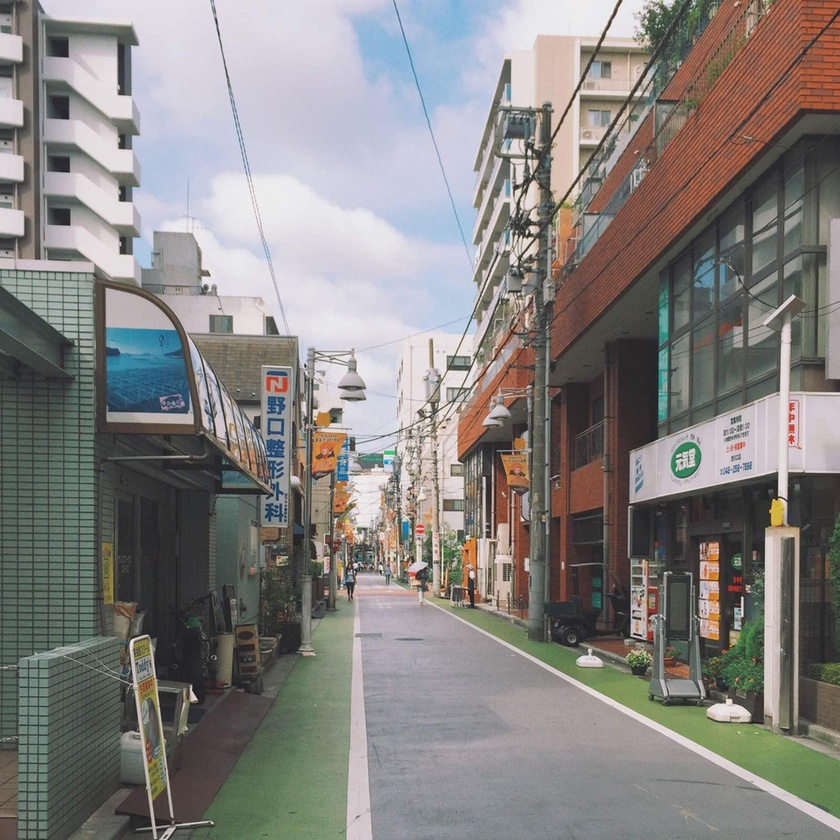
#> input picture styletransfer/animation/90.jpg, 840 x 840 px, shrunk from 1024 x 1024 before the run
$ python animation.py   (older library calls are emulated)
#> lines starting #> are read from the running program, lines starting #| are printed output that depends on the picture; after the words box and inside, x2 and y2 are one past the last pixel; in counts of white or black regions, pixels touching at a corner belong together
#> further down, image is the input picture: shape (840, 840, 3); mean B, G, R 128.1, 130.4, 133.3
import cv2
import numpy as np
import math

def zmMinFilterGray(src, r=7):
    '''''最小值滤波，r是滤波器半径'''
    return cv2.erode(src,np.ones((2*r-1,2*r-1)))

def guidedfilter(I, p, r, eps):
    '''''引导滤波，直接参考网上的matlab代码'''
    height, width = I.shape
    m_I = cv2.boxFilter(I, -1, (r,r))
    m_p = cv2.boxFilter(p, -1, (r,r))
    m_Ip = cv2.boxFilter(I*p, -1, (r,r))
    cov_Ip = m_Ip-m_I*m_p

    m_II = cv2.boxFilter(I*I, -1, (r,r))
    var_I = m_II-m_I*m_I

    a = cov_Ip/(var_I+eps)
    b = m_p-a*m_I

    m_a = cv2.boxFilter(a, -1, (r,r))
    m_b = cv2.boxFilter(b, -1, (r,r))
    return m_a*I+m_b

def get_mean_and_std(img):
	x_mean, x_std = cv2.meanStdDev(img)
	x_mean = np.hstack(np.around(x_mean, 2))
	x_std = np.hstack(np.around(x_std, 2))
	return x_mean, x_std

def color_transfer(sc):
	sc = cv2.cvtColor(sc, cv2.COLOR_BGR2LAB)
	s_mean, s_std = get_mean_and_std(sc)
	t_mean, t_std = np.array([175.15,132.56,114.29]),np.array([45.69,11.05,17.46])
	st = (s_mean / t_mean) ** 1.5
	img_n = ((sc-s_mean)*(t_std/s_std))+t_mean
	np.putmask(img_n, img_n > 255, 255)
	np.putmask(img_n, img_n < 0, 0)
	dst = cv2.cvtColor(cv2.convertScaleAbs(img_n), cv2.COLOR_LAB2BGR)
	return dst

def color_matching(img,dark):
    dark = dark / 255
    img = img.copy()
    img = color_transfer(img)
    return img

def clean_noise(img,threshold=32):
    contours,_ = cv2.findContours(img, cv2.RETR_TREE, cv2.CHAIN_APPROX_SIMPLE)
    n = len(contours)  # 轮廓的个数
    cv_contours = []
    for contour in contours:
        area = cv2.contourArea(contour)
        if area >= threshold:
            cv_contours.append(contour)
    cv2.fillPoly(img, cv_contours, (255, 255, 255))
    return img

def animation(image):
    cv2.imwrite('dark.png',np.min(image,2))
    dark_channel = zmMinFilterGray(np.min(image,2),7)
    cv2.imwrite('dark_channel.png', dark_channel)
    dark_blur = cv2.blur(dark_channel,(15,15))
    dark_blur = cv2.bilateralFilter(dark_blur,0,100,15)
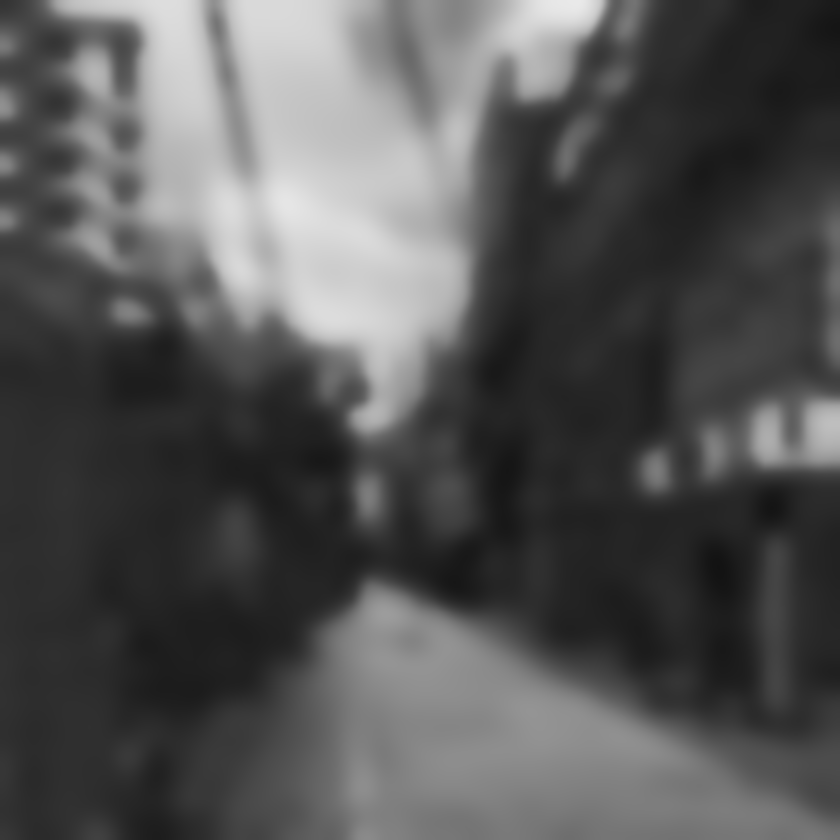
#> dark_blur: shape (840, 840); min 18, max 233, mean 84.8
    cv2.imwrite('dark_blur.png', dark_blur)
    # [5 lines of commented-out code are left out]
    color = image.copy()
    image = cv2.cvtColor(image,cv2.COLOR_BGR2GRAY)
#> image: shape (840, 840)
    # for _ in range(3):
    #     color = cv2.bilateralFilter(color,9,17,17)
    color = cv2.pyrMeanShiftFiltering(color,30,30)
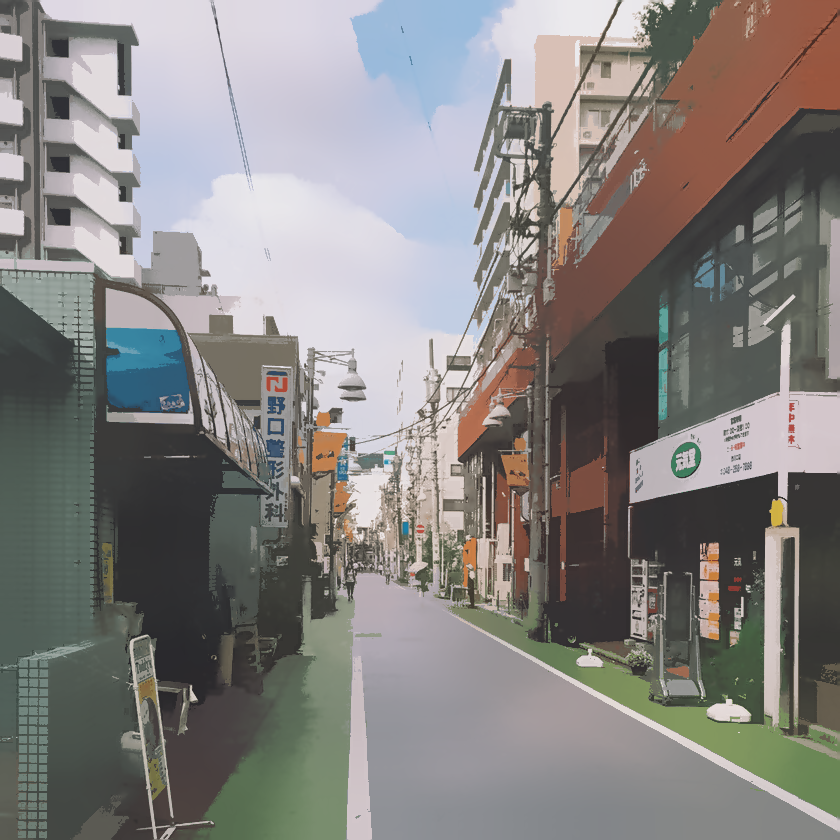
#> color: shape (840, 840, 3); mean B, G, R 128.1, 130.1, 132.8
    tone = color_matching(color,dark_blur)
#> in color_transfer, `sc = cv2.cvtColor(sc, cv2.COLOR_BGR2LAB)`: sc: shape (840, 840, 3); mean of channels 0, 1, 2 137.3, 128.9, 129.9
#> in get_mean_and_std, `x_mean, x_std = cv2.meanStdDev(img)`: x_mean = [137.3, 128.9, 129.9]; x_std = [57.29, 6.74, 8.54]
#> in color_transfer, `s_mean, s_std = get_mean_and_std(sc)`: s_mean = [137.3, 128.9, 129.9]; s_std = [57.29, 6.74, 8.54]
#> in color_transfer, `st = (s_mean / t_mean) ** 1.5`: st = [0.694, 0.959, 1.21]
#> in color_transfer, `img_n = ((sc-s_mean)*(t_std/s_std))+t_mean`: img_n: shape (840, 840, 3) float64; mean of channels 0, 1, 2 175.2, 132.6, 114.3
    kernel = np.array([[1,0],
                       [0,-1]])
    threshold = 230
    image = cv2.GaussianBlur(image,(1,1),3)
    res1 = cv2.filter2D(image,-1,kernel)
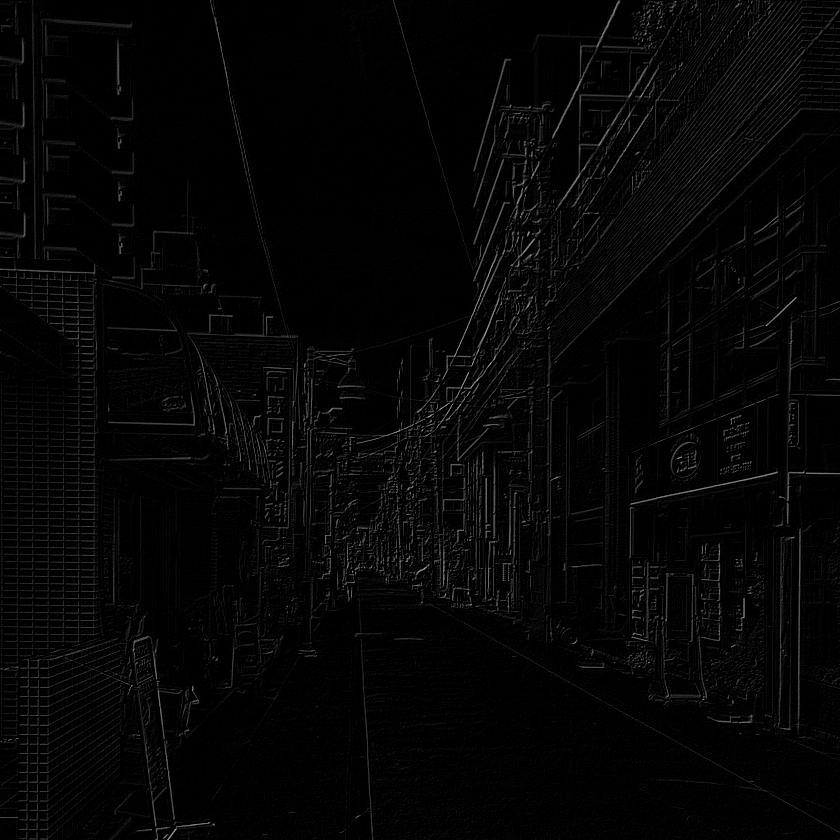
#> res1: shape (840, 840); min 0, max 172, mean 5.4
    res2 = cv2.filter2D(image,-1,kernel.T)
    res = 255 - np.clip(res1+res2,0,255)
    # res[np.where(res<=threshold)] = 0
    res[np.where(res>threshold)] = 255
    ret, binary = cv2.threshold(res,240,255,cv2.THRESH_BINARY)
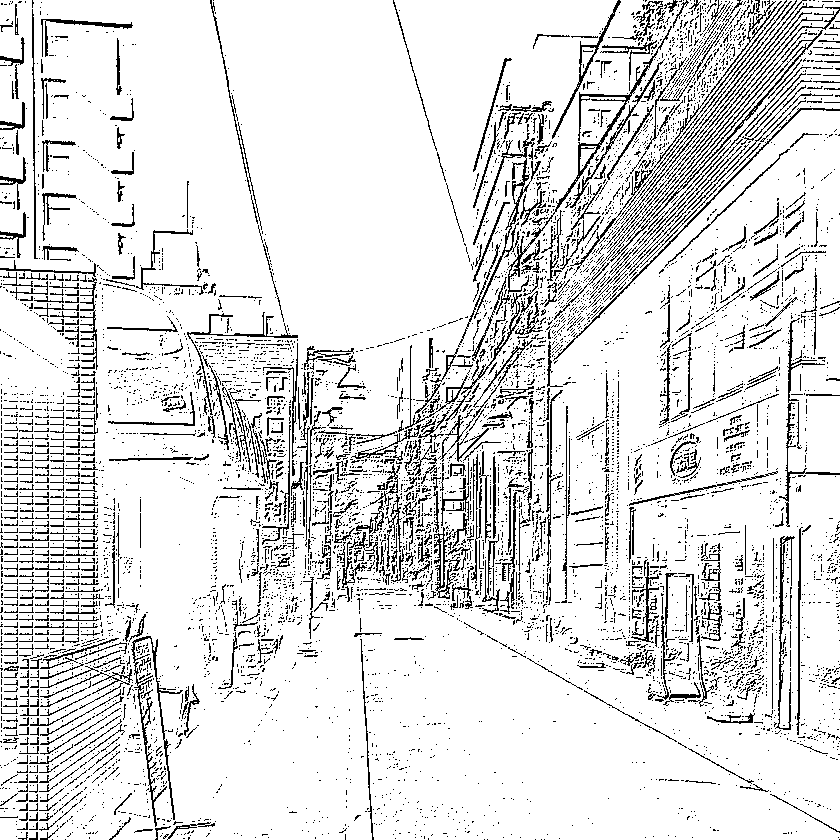
#> binary: shape (840, 840); 87.7% white; black in thin lines or dots
    _,contours,_ = cv2.findContours(binary, cv2.RETR_TREE, cv2.CHAIN_APPROX_SIMPLE)
#> contours = 11710 contours, 10328 with area under 20; largest, box (x1, y1, x2, y2) and area: (0, 0, 840, 840) 697400, (554, 48, 659, 213) 1525, (775, 535, 796, 731) 1040, (476, 157, 530, 313) 886, (681, 29, 824, 190) 766
    n = len(contours)  # 轮廓的个数
#> n = 11710
    cv_contours = []
    for contour in contours:
        area = cv2.contourArea(contour)
        if area >= 32:
            cv_contours.append(contour)
#> this loop made 11710 passes
#> area on passes 7, 9, 13: 176, 23, 697399.5
#> after the loop, cv_contours = 955 contours; largest, box (x1, y1, x2, y2) and area: (0, 0, 840, 840) 697400, (554, 48, 659, 213) 1525, (775, 535, 796, 731) 1040, (476, 157, 530, 313) 886, (681, 29, 824, 190) 766
    cv2.fillPoly(res, cv_contours, (255, 255, 255))
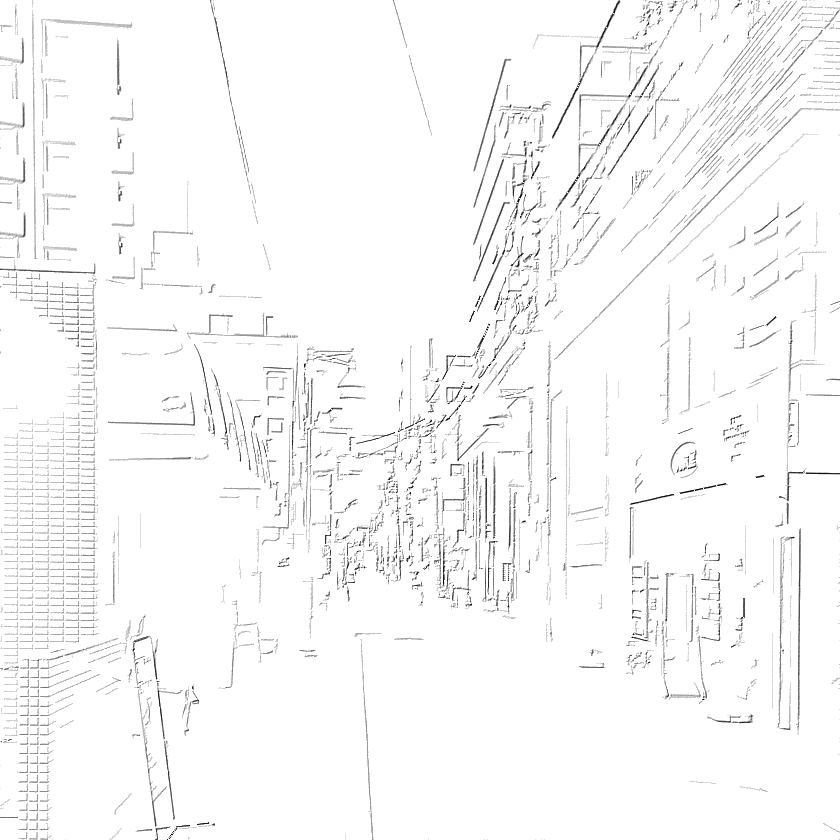
#> res: shape (840, 840); min 1, max 255, mean 249
    cv2.imwrite('edge.png', res)
    cv2.imwrite('tone.png', tone)
    res = res / 255
    res = res.reshape((*res.shape,1)) * tone
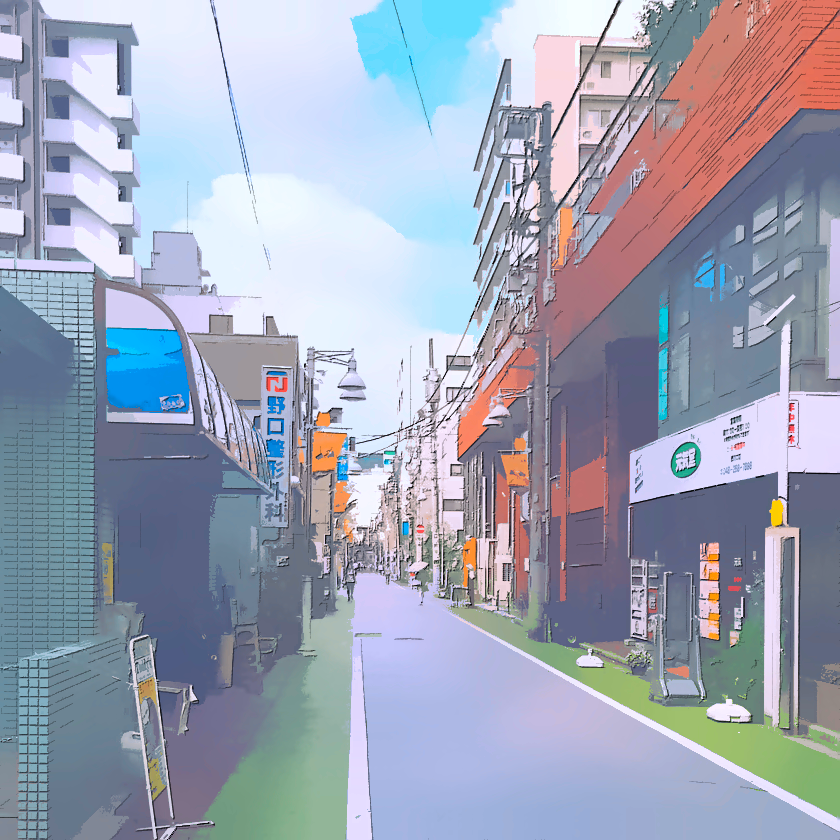
#> res: shape (840, 840, 3) float64; mean B, G, R 181.1, 163.5, 156.9
    res = np.clip(res,0,255)
    cv2.imwrite('res.png', res.astype(np.uint8))


if __name__ == '__main__':
    image = cv2.imread('90.jpg')
    animation(image)
